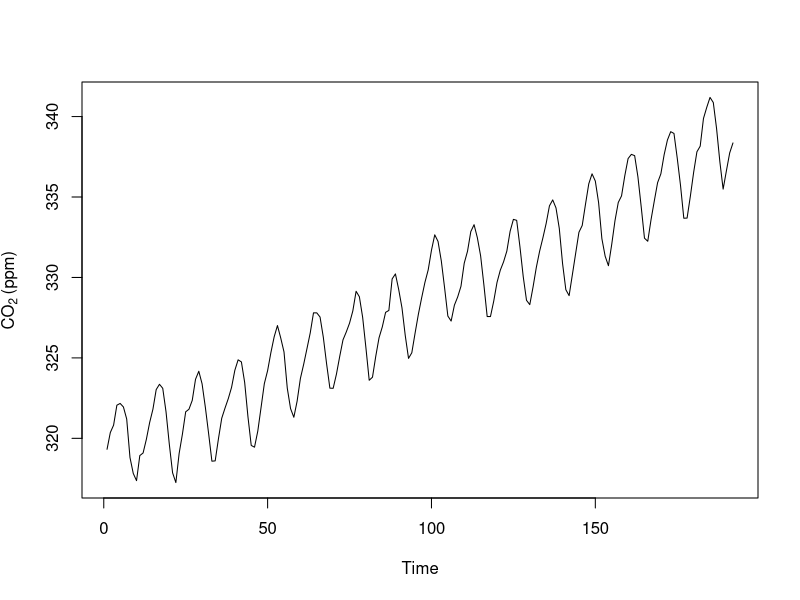
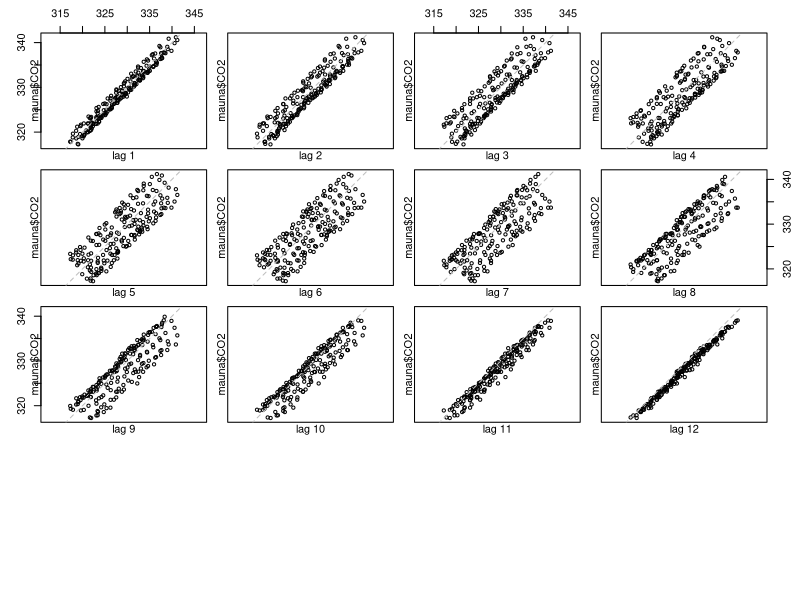
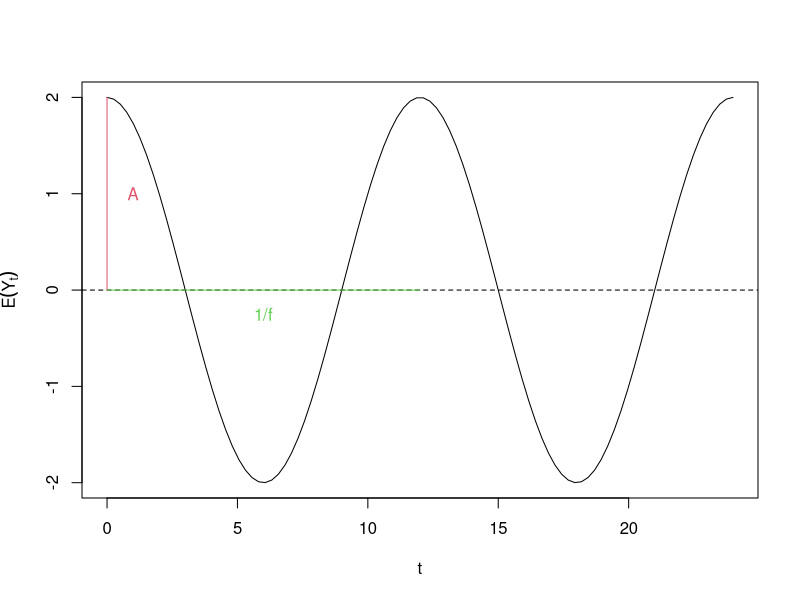
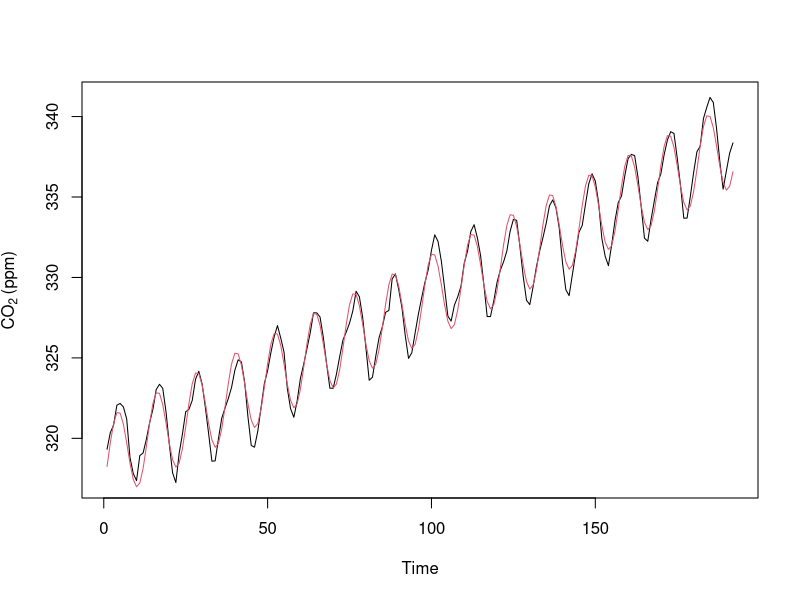
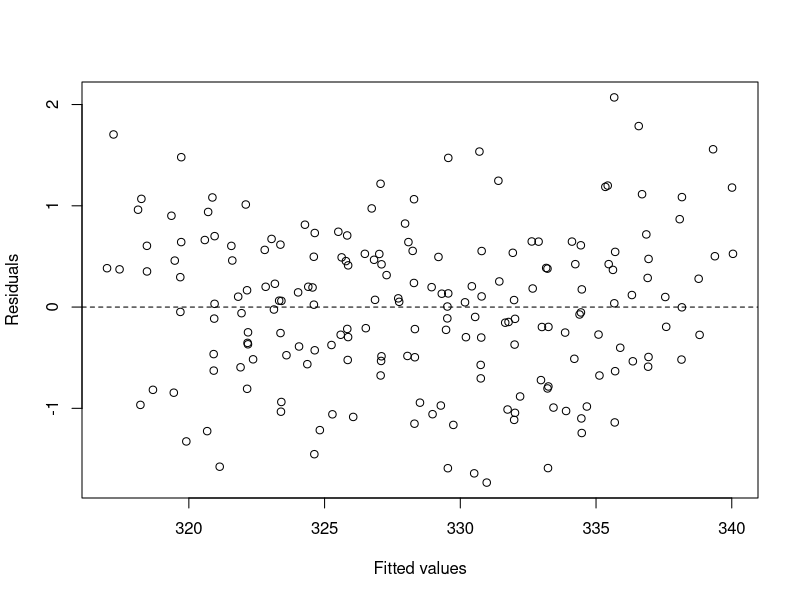
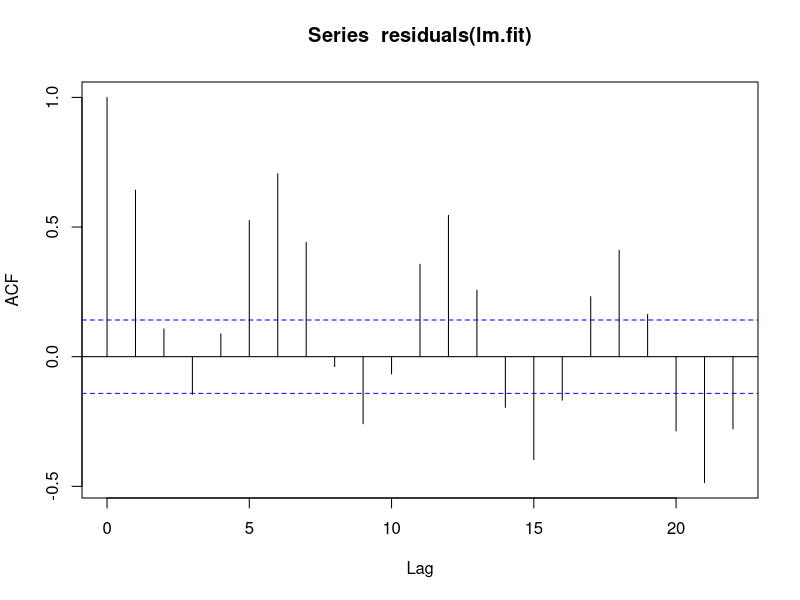
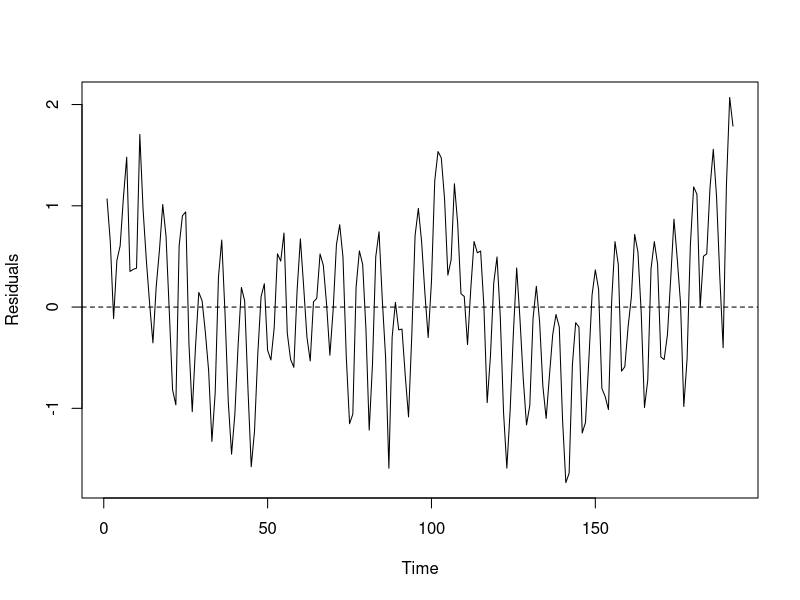
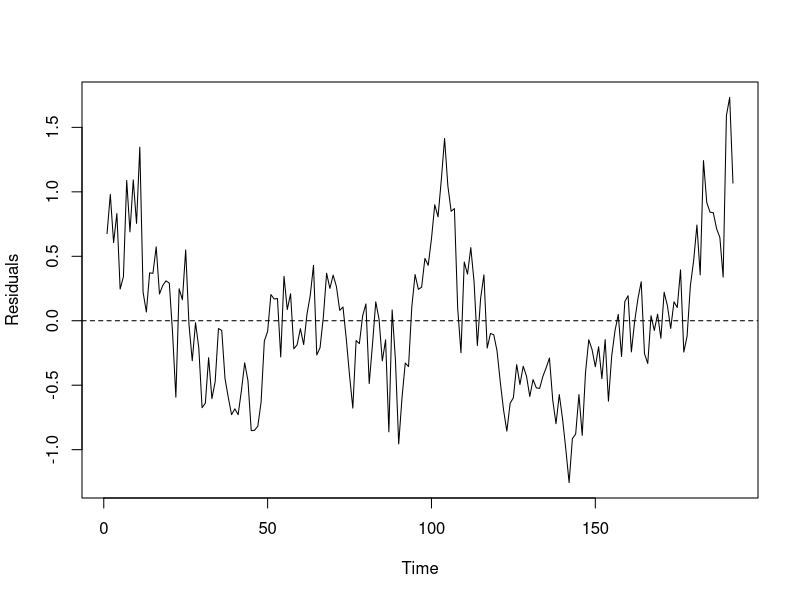

The R script that drew these images, in order:
rm(list=ls())
mauna <- read.csv("mauna_loa.csv",sep=",",dec=".")
plot(mauna$X,mauna$CO2,xlab = "Time", 
     ylab=expression(CO[2] ~ "(ppm)"),type="l")

par(mfrow=c(4,4))
lag.plot(mauna$CO2,lags = 12)

par(mfrow=c(1,1))
f <- 1/12
A <- 2
phi <- pi/2
t <- seq(0,24,length=48*2)
mu.t <- A*sin(2*pi*f*t+phi)
plot(t,mu.t,type="l",xlab="t",ylab=expression(E(Y[t])))
abline(h=0,lty="dashed")

segments(0,0,0,2,col=2)
text(1,1,"A",col=2)

segments(0,0,12,0,col=3)
text(6,-0.25,"1/f",col=3)

f <- 1/12

mauna$time <- mauna$X
mauna$sin.t <- sin(2*pi*f*mauna$time)
mauna$cos.t <- cos(2*pi*f*mauna$time)
lm.fit <- lm(CO2 ~ sin.t+cos.t+time,data=mauna)
plot(mauna$time,mauna$CO2,xlab = "Time", ylab=expression(CO[2] ~ "(ppm)"),type="l")
lines(predict(lm.fit),col=2)

plot(lm.fit$fitted.values,residuals(lm.fit),xlab="Fitted values",ylab="Residuals")
abline(h=0,lty="dashed")

acf(residuals(lm.fit))
plot(mauna$time,residuals(lm.fit),xlab="Time",ylab="Residuals",type="l")
abline(h=0,lty="dashed")

f2 <- 1/6
mauna$sin.t2 <- sin(2*pi*f2*mauna$time)
mauna$cos.t2 <- cos(2*pi*f2*mauna$time)
lm.fit2 <- lm(CO2 ~ sin.t+cos.t+
                sin.t2+cos.t2+time
              ,data=mauna)
summary(lm.fit2)

plot(mauna$time,residuals(lm.fit2),xlab="Time",ylab="Residuals",type="l")
abline(h=0,lty="dashed")

beta.season <- coef(lm.fit2)[2:5]
curve(beta.season[1]*sin(2*pi*f*x)+beta.season[2]*cos(2*pi*f*x)+
        beta.season[3]*sin(2*pi*f2*x)+beta.season[4]*cos(2*pi*f2*x),
      xlim=c(0,48),xlab = "t", ylab="",main="Seasonal trend")


acf(residuals(lm.fit2),
    main="Correlogram of the residuals")
ar.fit <- arima(mauna$CO2,
                xreg=mauna[,c("sin.t","cos.t",
                              "sin.t2","cos.t2",
                              "time")],order=c(1,0,0),
                method="ML")
acf(ar.fit$residuals,lag.max = 40)

plot(mauna$X,mauna$CO2,xlab = "Time", ylab=expression(CO[2] ~ "(ppm)"),type="l")
predicted.CO2 <- mauna$CO2-ar.fit$residuals
lines(predicted.CO2,col=2)
plot(ar.fit$residuals,type="l", xlab="Time",
     ylab="",main="AR(1) Residuals")
abline(h=0,lty="dashed")

acf(ar.fit$residuals,main="Series AR(1) residuals")

